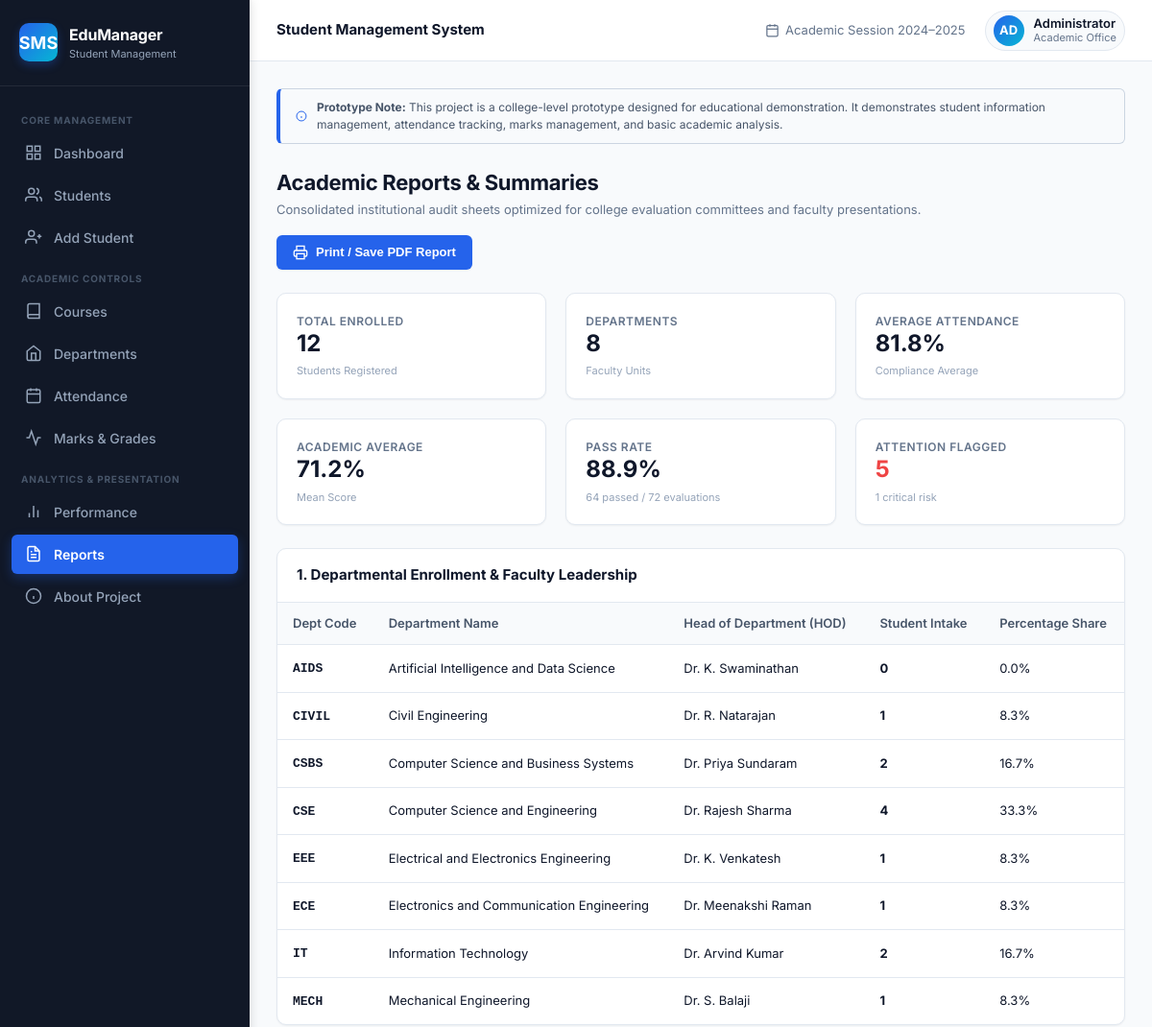
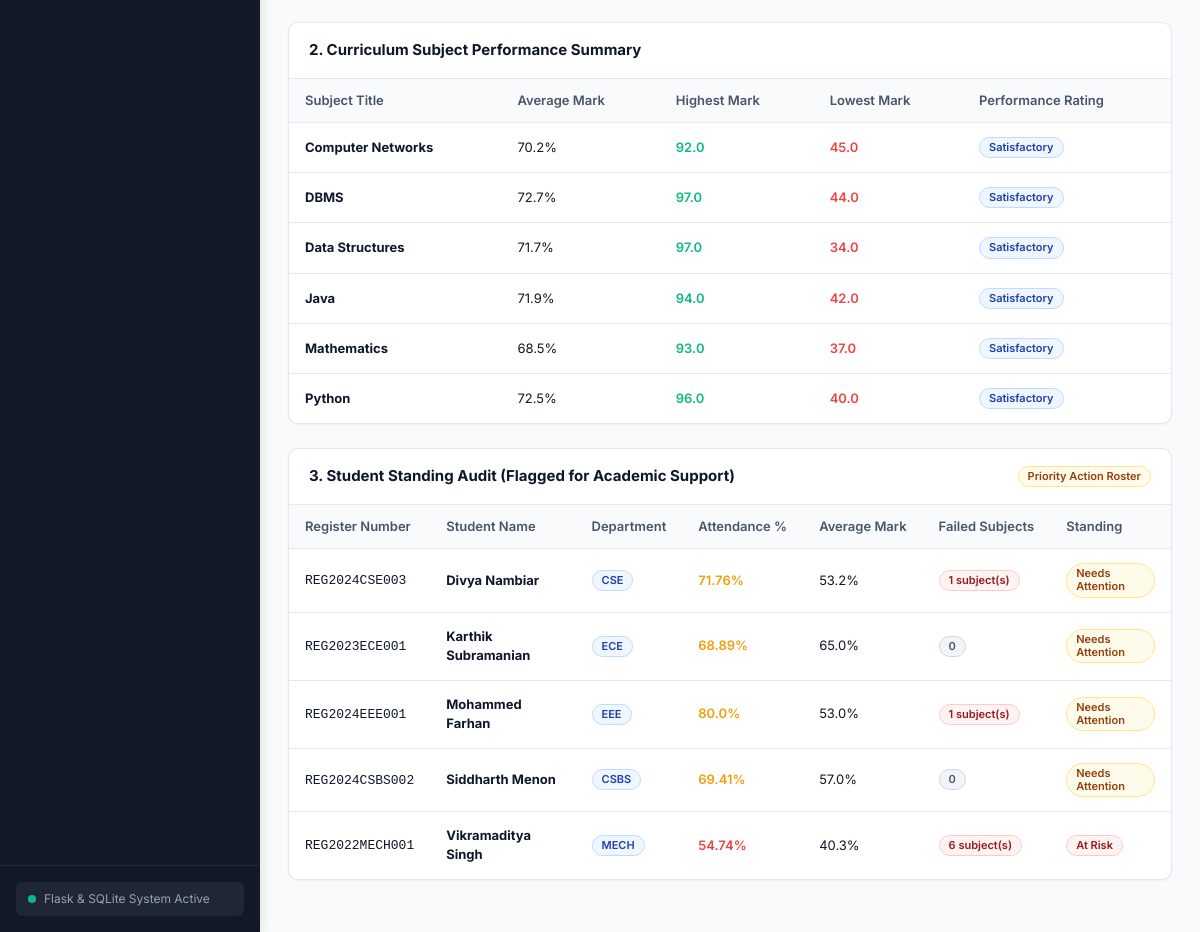
Page /reports on the committed database (2 pictures, top to bottom).
### tables this page shows
CREATE TABLE departments (
            id INTEGER PRIMARY KEY AUTOINCREMENT,
            name TEXT NOT NULL UNIQUE,
            code TEXT NOT NULL UNIQUE,
            hod TEXT NOT NULL
        );

CREATE TABLE students (
            id INTEGER PRIMARY KEY AUTOINCREMENT,
            name TEXT NOT NULL,
            register_number TEXT NOT NULL UNIQUE,
            email TEXT NOT NULL,
            phone TEXT NOT NULL,
            gender TEXT NOT NULL,
            dob TEXT NOT NULL,
            department_id INTEGER NOT NULL,
            course_id INTEGER NOT NULL,
            year INTEGER NOT NULL,
            section TEXT NOT NULL,
            admission_year INTEGER NOT NULL,
            address TEXT NOT NULL,
            created_at TIMESTAMP DEFAULT CURRENT_TIMESTAMP,
            FOREIGN KEY (department_id) REFERENCES departments(id) ON DELETE RESTRICT,
            FOREIGN KEY (course_id) REFERENCES courses(id) ON DELETE RESTRICT
        );

### app.py (the view)
@app.route("/reports")
def reports_view():
    dashboard_data = get_dashboard_data()
    perf_data = get_performance_analytics()
    students = get_all_students()
    departments = get_all_departments()
    return render_template(
        "reports.html",
        active_page="reports",
        data=dashboard_data,
        perf=perf_data,
        students=students,
        departments=departments
    )

### database.py (called while the page is built)
def get_db_connection():
    if not os.path.exists(DB_DIR):
        os.makedirs(DB_DIR, exist_ok=True)
    conn = sqlite3.connect(DB_PATH)
    conn.row_factory = sqlite3.Row
    conn.execute("PRAGMA foreign_keys = ON")
    return conn

def calculate_student_status(attendance_percentage, avg_mark, failed_subjects_count):
    att = float(attendance_percentage or 0)
    avg = float(avg_mark or 0)
    failed = int(failed_subjects_count or 0)
    if att < 60 and failed > 0:
        return "At Risk"
    elif att < 75 or avg < 60:
        return "Needs Attention"
    elif avg >= 75 and att >= 75:
        return "Excellent"
    else:
        return "Good"

def get_all_departments():
    conn = get_db_connection()
    rows = conn.execute("""
        SELECT d.*, COUNT(s.id) as student_count
        FROM departments d
        LEFT JOIN students s ON s.department_id = d.id
        GROUP BY d.id
        ORDER BY d.name ASC
    """).fetchall()
    conn.close()
    return [dict(r) for r in rows]

def get_all_alerts(limit=50):
    conn = get_db_connection()
    rows = conn.execute("""
        SELECT
            a.*,
            s.name as student_name,
            s.register_number,
            d.code as department_code
        FROM alerts a
        LEFT JOIN students s ON a.student_id = s.id
        LEFT JOIN departments d ON s.department_id = d.id
        ORDER BY
            CASE a.severity
                WHEN 'Critical' THEN 1
                WHEN 'Warning' THEN 2
                ELSE 3
            END,
            a.created_at DESC
        LIMIT ?
    """, (limit,)).fetchall()
    conn.close()
    return [dict(r) for r in rows]

### templates/reports.html (shortened to what this page needs)
{% extends "base.html" %}
{% block content %}
<div class="page-header no-print">
    <div>
        <h2 class="page-title">Academic Reports & Summaries</h2>
        <p class="page-subtitle">Consolidated institutional audit sheets optimized for college evaluation committees and faculty presentations.</p>
    </div>
    <div class="header-actions">
        <button type="button" class="btn btn-primary" onclick="window.print()">
            <svg width="16" height="16" viewBox="0 0 24 24" fill="none" stroke="currentColor" stroke-width="2"><polyline points="6 9 6 2 18 2 18 9"></polyline><path d="M6 18H4a2 2 0 0 1-2-2v-5a2 2 0 0 1 2-2h16a2 2 0 0 1 2 2v5a2 2 0 0 1-2 2h-2"></path><rect x="6" y="14" width="12" height="8"></rect></svg>
            <span>Print / Save PDF Report</span>
        </button>
    </div>
</div>
<div class="metrics-grid">
    <div class="stat-card">
        <div class="stat-title">Total Enrolled</div>
        <div class="stat-value" style="font-size: 24px;">{{ data.total_students }}</div>
        <div class="stat-subtext">Students Registered</div>
    </div>
    <div class="stat-card">
        <div class="stat-title">Departments</div>
        <div class="stat-value" style="font-size: 24px;">{{ data.total_departments }}</div>
        <div class="stat-subtext">Faculty Units</div>
    </div>
    <div class="stat-card">
        <div class="stat-title">Average Attendance</div>
        <div class="stat-value" style="font-size: 24px;">{{ data.average_attendance }}%</div>
        <div class="stat-subtext">Compliance Average</div>
    </div>
    <div class="stat-card">
        <div class="stat-title">Academic Average</div>
        <div class="stat-value" style="font-size: 24px;">{{ perf.average_mark }}%</div>
        <div class="stat-subtext">Mean Score</div>
    </div>
    <div class="stat-card">
        <div class="stat-title">Pass Rate</div>
        <div class="stat-value" style="font-size: 24px;">
            {% if perf.total_evaluations > 0 %}
                {{ ((perf.passed_count / perf.total_evaluations) * 100)|round(1) }}%
            {% else %}
                0%
            {% endif %}
        </div>
        <div class="stat-subtext">{{ perf.passed_count }} passed / {{ perf.total_evaluations }} evaluations</div>
    </div>
    <div class="stat-card">
        <div class="stat-title">Attention Flagged</div>
        <div class="stat-value" style="font-size: 24px; color: var(--danger);">{{ data.students_needing_attention }}</div>
        <div class="stat-subtext">{{ data.at_risk_students }} critical risk</div>
    </div>
</div>
<div class="table-card">
    <div class="table-card-header">
        <h3 class="table-card-title">1. Departmental Enrollment & Faculty Leadership</h3>
    </div>
    <div class="table-responsive">
        <table class="data-table">
            <thead>
                <tr>
                    <th>Dept Code</th>
                    <th>Department Name</th>
                    <th>Head of Department (HOD)</th>
                    <th>Student Intake</th>
                    <th>Percentage Share</th>
                </tr>
            </thead>
            <tbody>
                {% for dept in departments %}
                    <tr>
                        <td><strong><code>{{ dept.code }}</code></strong></td>
                        <td>{{ dept.name }}</td>
                        <td>{{ dept.hod }}</td>
                        <td><strong>{{ dept.student_count }}</strong></td>
                        <td>
                            {% if data.total_students > 0 %}
                                {{ ((dept.student_count / data.total_students) * 100)|round(1) }}%
                            {% else %}
                                0%
                            {% endif %}
                        </td>
                    </tr>
                {% endfor %}
            </tbody>
        </table>
    </div>
</div>
<div class="table-card">
    <div class="table-card-header">
        <h3 class="table-card-title">2. Curriculum Subject Performance Summary</h3>
    </div>
    <div class="table-responsive">
        <table class="data-table">
            <thead>
                <tr>
                    <th>Subject Title</th>
                    <th>Average Mark</th>
                    <th>Highest Mark</th>
                    <th>Lowest Mark</th>
                    <th>Performance Rating</th>
                </tr>
            </thead>
            <tbody>
                {% for sub in perf.subject_analysis %}
                    <tr>
                        <td><strong>{{ sub.subject }}</strong></td>
                        <td>{{ sub.avg_score }}%</td>
                        <td style="color: var(--success); font-weight: 600;">{{ sub.max_score }}</td>
                        <td style="color: var(--danger); font-weight: 600;">{{ sub.min_score }}</td>
                        <td>
                            {% if sub.avg_score >= 75 %}
                                <span class="badge badge-success">High Distinction</span>
                            {% elif sub.avg_score >= 60 %}
                                <span class="badge badge-info">Satisfactory</span>
                            {% else %}
                                <span class="badge badge-warning">Improvement Needed</span>
                            {% endif %}
                        </td>
                    </tr>
                {% endfor %}
            </tbody>
        </table>
    </div>
</div>
<div class="table-card">
    <div class="table-card-header">
        <h3 class="table-card-title">3. Student Standing Audit (Flagged for Academic Support)</h3>
        <span class="badge badge-warning">Priority Action Roster</span>
    </div>
    <div class="table-responsive">
        <table class="data-table">
            <thead>
                <tr>
                    <th>Register Number</th>
                    <th>Student Name</th>
                    <th>Department</th>
                    <th>Attendance %</th>
                    <th>Average Mark</th>
                    <th>Failed Subjects</th>
                    <th>Standing</th>
                </tr>
            </thead>
            <tbody>
                {% set flagged = [] %}
                {% for st in students %}
                    {% if st.status in ['Needs Attention', 'At Risk'] %}
                        <tr>
                            <td><code>{{ st.register_number }}</code></td>
                            <td><strong>{{ st.name }}</strong></td>
                            <td><span class="badge badge-info">{{ st.department_code }}</span></td>
                            <td style="font-weight: 600; color: {% if st.attendance_percentage < 60 %}var(--danger){% else %}var(--warning){% endif %};">
                                {{ st.attendance_percentage }}%
                            </td>
                            <td>{{ st.average_mark }}%</td>
                            <td>
                                {% if st.failed_subjects > 0 %}
                                    <span class="badge badge-danger">{{ st.failed_subjects }} subject(s)</span>
                                {% else %}
                                    <span class="badge badge-secondary">0</span>
                                {% endif %}
                            </td>
                            <td>
                                {% if st.status == 'At Risk' %}
                                    <span class="badge badge-danger">At Risk</span>
                                {% else %}
                                    <span class="badge badge-warning">Needs Attention</span>
                                {% endif %}
                            </td>
                        </tr>
                    {% endif %}
                {% endfor %}
            </tbody>
        </table>
    </div>
</div>
{% endblock %}

### static/css/style.css (style rules this page uses)
:root { --primary-dark: #0f172a; --sidebar-bg: #111827; --sidebar-hover: #1f2937; --sidebar-active: #2563eb; --sidebar-text: #94a3b8; --sidebar-text-active: #ffffff; --brand-blue: #2563eb; --brand-blue-hover: #1d4ed8; --brand-cyan: #06b6d4; --brand-indigo: #4f46e5; --bg-main: #f8fafc; --card-bg: #ffffff; --border-color: #e2e8f0; --border-focus: #3b82f6; --text-primary: #0f172a; --text-secondary: #475569; --text-muted: #64748b; --text-light: #94a3b8; --success: #10b981; --success-bg: #ecfdf5; --success-text: #065f46; --success-border: #a7f3d0; --warning: #f59e0b; --warning-bg: #fffbeb; --warning-text: #92400e; --warning-border: #fde68a; --danger: #ef4444; --danger-bg: #fef2f2; --danger-text: #991b1b; --danger-border: #fecaca; --info: #3b82f6; --info-bg: #eff6ff; --info-text: #1e40af; --info-border: #bfdbfe; --shadow-sm: 0 1px 2px 0 rgb(0 0 0 / 0.05); --shadow-md: 0 4px 6px -1px rgb(0 0 0 / 0.07), 0 2px 4px -2px rgb(0 0 0 / 0.05); --shadow-lg: 0 10px 15px -3px rgb(0 0 0 / 0.08), 0 4px 6px -4px rgb(0 0 0 / 0.05); --radius-sm: 6px; --radius-md: 10px; --radius-lg: 14px; --transition: all 0.2s cubic-bezier(0.4, 0, 0.2, 1); }
*, *::before, *::after { box-sizing: border-box; margin: 0; padding: 0; }
body { font-family: 'Inter', -apple-system, BlinkMacSystemFont, 'Segoe UI', Roboto, sans-serif; background-color: var(--bg-main); color: var(--text-primary); line-height: 1.5; font-size: 14px; min-height: 100vh; display: flex; }
.page-header { display: flex; align-items: center; justify-content: space-between; margin-bottom: 24px; flex-wrap: wrap; gap: 16px; }
.page-title { font-size: 22px; font-weight: 700; color: var(--text-primary); letter-spacing: -0.3px; }
.page-subtitle { font-size: 13px; color: var(--text-muted); margin-top: 2px; }
.header-actions { display: flex; align-items: center; gap: 12px; }
.btn { display: inline-flex; align-items: center; justify-content: center; gap: 8px; padding: 9px 16px; font-size: 13px; font-weight: 600; border-radius: var(--radius-sm); border: 1px solid transparent; cursor: pointer; transition: var(--transition); text-decoration: none; }
.btn-primary { background-color: var(--brand-blue); color: #ffffff; box-shadow: var(--shadow-sm); }
.metrics-grid { display: grid; grid-template-columns: repeat(auto-fit, minmax(210px, 1fr)); gap: 20px; margin-bottom: 24px; }
.stat-card { background-color: var(--card-bg); border: 1px solid var(--border-color); border-radius: var(--radius-md); padding: 20px; box-shadow: var(--shadow-sm); transition: var(--transition); position: relative; overflow: hidden; }
.stat-title { font-size: 12px; font-weight: 600; text-transform: uppercase; letter-spacing: 0.5px; color: var(--text-muted); }
.stat-value { font-size: 28px; font-weight: 700; color: var(--text-primary); line-height: 1.2; }
.stat-subtext { font-size: 11px; color: var(--text-light); margin-top: 6px; display: flex; align-items: center; gap: 4px; }
.table-card { background-color: var(--card-bg); border: 1px solid var(--border-color); border-radius: var(--radius-md); box-shadow: var(--shadow-sm); overflow: hidden; margin-bottom: 24px; }
.table-card-header { padding: 16px 20px; border-bottom: 1px solid var(--border-color); display: flex; align-items: center; justify-content: space-between; flex-wrap: wrap; gap: 12px; }
.table-card-title { font-size: 15px; font-weight: 700; }
.table-responsive { width: 100%; overflow-x: auto; }
.data-table { width: 100%; border-collapse: collapse; text-align: left; font-size: 13px; }
.data-table th { background-color: #f8fafc; padding: 12px 16px; font-weight: 600; color: var(--text-secondary); border-bottom: 1px solid var(--border-color); white-space: nowrap; }
.data-table td { padding: 14px 16px; border-bottom: 1px solid var(--border-color); color: var(--text-primary); vertical-align: middle; }
.data-table tbody tr:last-child td { border-bottom: none; }
.badge { display: inline-flex; align-items: center; gap: 5px; padding: 3px 9px; border-radius: 20px; font-size: 11px; font-weight: 600; line-height: 1.2; }
.badge-warning { background-color: var(--warning-bg); color: var(--warning-text); border: 1px solid var(--warning-border); }
.badge-danger { background-color: var(--danger-bg); color: var(--danger-text); border: 1px solid var(--danger-border); }
.badge-info { background-color: var(--info-bg); color: var(--info-text); border: 1px solid var(--info-border); }
.badge-secondary { background-color: #f1f5f9; color: #475569; border: 1px solid #cbd5e1; }

### rows in the picture
departments: code "AIDS", name "Artificial Intelligence and Data Science", hod "Dr. K. Swaminathan", student_count "0", student_count "0.0"
departments: code "CIVIL", name "Civil Engineering", hod "Dr. R. Natarajan", student_count "1", student_count "8.3"
departments: code "CSBS", name "Computer Science and Business Systems", hod "Dr. Priya Sundaram", student_count "2", student_count "16.7"
departments: code "CSE", name "Computer Science and Engineering", hod "Dr. Rajesh Sharma", student_count "4", student_count "33.3"
departments: code "EEE", name "Electrical and Electronics Engineering", hod "Dr. K. Venkatesh", student_count "1", student_count "8.3"
departments: code "ECE", name "Electronics and Communication Engineering", hod "Dr. Meenakshi Raman", student_count "1", student_count "8.3"
departments: code "IT", name "Information Technology", hod "Dr. Arvind Kumar", student_count "2", student_count "16.7"
departments: code "MECH", name "Mechanical Engineering", hod "Dr. S. Balaji", student_count "1", student_count "8.3"
students: register_number "REG2024CSE003", name "Divya Nambiar", department_code "CSE", attendance_percentage "71.76", average_mark "53.2", failed_subjects "1", shows "Needs Attention"
students: register_number "REG2023ECE001", name "Karthik Subramanian", department_code "ECE", attendance_percentage "68.89", average_mark "65.0", shows "Needs Attention"
students: register_number "REG2024EEE001", name "Mohammed Farhan", department_code "EEE", attendance_percentage "80.0", average_mark "53.0", failed_subjects "1", shows "Needs Attention"
students: register_number "REG2024CSBS002", name "Siddharth Menon", department_code "CSBS", attendance_percentage "69.41", average_mark "57.0", shows "Needs Attention"
students: register_number "REG2022MECH001", name "Vikramaditya Singh", department_code "MECH", attendance_percentage "54.74", average_mark "40.3", failed_subjects "6", shows "At Risk"

### other values in the picture
{{ data.total_students }} "12"
{{ data.total_departments }} "8"
{{ data.average_attendance }} "81.8"
{{ perf.average_mark }} "71.2"
{{ ((perf.passed_count / perf.total_evaluations) * 100)|round(1) }} "88.9"
{{ perf.passed_count }} "64"
{{ perf.total_evaluations }} "72"
{{ data.students_needing_attention }} "5"
{{ data.at_risk_students }} "1"
{{ sub.subject }} "Computer Networks" "DBMS" "Data Structures" "Java" "Mathematics" "Python"
{{ sub.avg_score }} "70.2" "72.7" "71.7" "71.9" "68.5" "72.5"
{{ sub.max_score }} "92.0" "97.0" "97.0" "94.0" "93.0" "96.0"
{{ sub.min_score }} "45.0" "44.0" "34.0" "42.0" "37.0" "40.0"
